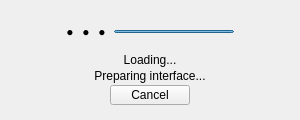
<?xml version="1.0" encoding="UTF-8"?>
<ui version="4.0">
 <class>LoadingWidget</class>
 <widget class="QWidget" name="LoadingWidget">
  <property name="geometry">
   <rect>
    <x>0</x>
    <y>0</y>
    <width>300</width>
    <height>120</height>
   </rect>
  </property>
  <property name="minimumSize">
   <size>
    <width>280</width>
    <height>100</height>
   </size>
  </property>
  <property name="maximumSize">
   <size>
    <width>400</width>
    <height>150</height>
   </size>
  </property>
  <property name="objectName">
   <string>loading-widget</string>
  </property>
  <layout class="QVBoxLayout" name="loading_layout">
   <property name="spacing">
    <number>12</number>
   </property>
   <property name="leftMargin">
    <number>24</number>
   </property>
   <property name="topMargin">
    <number>20</number>
   </property>
   <property name="rightMargin">
    <number>24</number>
   </property>
   <property name="bottomMargin">
    <number>20</number>
   </property>
   <item>
    <spacer name="top_spacer">
     <property name="orientation">
      <enum>Qt::Vertical</enum>
     </property>
     <property name="sizeHint" stdset="0">
      <size>
       <width>20</width>
       <height>8</height>
      </size>
     </property>
    </spacer>
   </item>
   <item>
    <!-- Compact Spinner Container -->
    <widget class="QWidget" name="spinner_container">
     <property name="objectName">
      <string>spinner-container</string>
     </property>
     <property name="minimumSize">
      <size>
       <width>0</width>
       <height>24</height>
      </size>
     </property>
     <property name="maximumSize">
      <size>
       <width>16777215</width>
       <height>24</height>
      </size>
     </property>
     <layout class="QHBoxLayout" name="spinner_layout">
      <property name="spacing">
       <number>8</number>
      </property>
      <property name="leftMargin">
       <number>0</number>
      </property>
      <property name="topMargin">
       <number>0</number>
      </property>
      <property name="rightMargin">
       <number>0</number>
      </property>
      <property name="bottomMargin">
       <number>0</number>
      </property>
      <item>
       <spacer name="spinner_left_spacer">
        <property name="orientation">
         <enum>Qt::Horizontal</enum>
        </property>
        <property name="sizeHint" stdset="0">
         <size>
          <width>40</width>
          <height>20</height>
         </size>
        </property>
       </spacer>
      </item>
      <!-- Dots Spinner (VS Code style) -->
      <item>
       <widget class="QLabel" name="spinner_dot_1">
        <property name="text">
         <string>●</string>
        </property>
        <property name="objectName">
         <string>spinner-dot-1</string>
        </property>
        <property name="minimumSize">
         <size>
          <width>8</width>
          <height>8</height>
         </size>
        </property>
        <property name="maximumSize">
         <size>
          <width>8</width>
          <height>8</height>
         </size>
        </property>
        <property name="alignment">
         <set>Qt::AlignCenter</set>
        </property>
       </widget>
      </item>
      <item>
       <widget class="QLabel" name="spinner_dot_2">
        <property name="text">
         <string>●</string>
        </property>
        <property name="objectName">
         <string>spinner-dot-2</string>
        </property>
        <property name="minimumSize">
         <size>
          <width>8</width>
          <height>8</height>
         </size>
        </property>
        <property name="maximumSize">
         <size>
          <width>8</width>
          <height>8</height>
         </size>
        </property>
        <property name="alignment">
         <set>Qt::AlignCenter</set>
        </property>
       </widget>
      </item>
      <item>
       <widget class="QLabel" name="spinner_dot_3">
        <property name="text">
         <string>●</string>
        </property>
        <property name="objectName">
         <string>spinner-dot-3</string>
        </property>
        <property name="minimumSize">
         <size>
          <width>8</width>
          <height>8</height>
         </size>
        </property>
        <property name="maximumSize">
         <size>
          <width>8</width>
          <height>8</height>
         </size>
        </property>
        <property name="alignment">
         <set>Qt::AlignCenter</set>
        </property>
       </widget>
      </item>
      <!-- Progress Bar (Hidden by default, can replace dots) -->
      <item>
       <widget class="QProgressBar" name="loading_progress">
        <property name="minimumSize">
         <size>
          <width>120</width>
          <height>3</height>
         </size>
        </property>
        <property name="maximumSize">
         <size>
          <width>160</width>
          <height>3</height>
         </size>
        </property>
        <property name="minimum">
         <number>0</number>
        </property>
        <property name="maximum">
         <number>0</number>
        </property>
        <property name="objectName">
         <string>loading_progress</string>
        </property>
        <property name="textVisible">
         <bool>false</bool>
        </property>
        <property name="visible">
         <bool>false</bool>
        </property>
       </widget>
      </item>
      <item>
       <spacer name="spinner_right_spacer">
        <property name="orientation">
         <enum>Qt::Horizontal</enum>
        </property>
        <property name="sizeHint" stdset="0">
         <size>
          <width>40</width>
          <height>20</height>
         </size>
        </property>
       </spacer>
      </item>
     </layout>
    </widget>
   </item>
   <item>
    <!-- Compact Loading Text -->
    <widget class="QWidget" name="text_container">
     <property name="objectName">
      <string>text-container</string>
     </property>
     <property name="minimumSize">
      <size>
       <width>0</width>
       <height>32</height>
      </size>
     </property>
     <property name="maximumSize">
      <size>
       <width>16777215</width>
       <height>40</height>
      </size>
     </property>
     <layout class="QVBoxLayout" name="text_layout">
      <property name="spacing">
       <number>4</number>
      </property>
      <property name="leftMargin">
       <number>0</number>
      </property>
      <property name="topMargin">
       <number>0</number>
      </property>
      <property name="rightMargin">
       <number>0</number>
      </property>
      <property name="bottomMargin">
       <number>0</number>
      </property>
      <item>
       <widget class="QLabel" name="loading_title">
        <property name="text">
         <string>Loading...</string>
        </property>
        <property name="objectName">
         <string>loading_title</string>
        </property>
        <property name="alignment">
         <set>Qt::AlignCenter</set>
        </property>
        <property name="minimumSize">
         <size>
          <width>0</width>
          <height>18</height>
         </size>
        </property>
       </widget>
      </item>
      <item>
       <widget class="QLabel" name="loading_message">
        <property name="text">
         <string>Preparing interface...</string>
        </property>
        <property name="objectName">
         <string>loading_message</string>
        </property>
        <property name="alignment">
         <set>Qt::AlignCenter</set>
        </property>
        <property name="wordWrap">
         <bool>true</bool>
        </property>
        <property name="minimumSize">
         <size>
          <width>0</width>
          <height>14</height>
         </size>
        </property>
       </widget>
      </item>
     </layout>
    </widget>
   </item>
   <item>
    <!-- Minimal Cancel Action -->
    <widget class="QWidget" name="action_container">
     <property name="objectName">
      <string>action-container</string>
     </property>
     <property name="minimumSize">
      <size>
       <width>0</width>
       <height>24</height>
      </size>
     </property>
     <property name="maximumSize">
      <size>
       <width>16777215</width>
       <height>28</height>
      </size>
     </property>
     <layout class="QHBoxLayout" name="action_layout">
      <property name="spacing">
       <number>0</number>
      </property>
      <property name="leftMargin">
       <number>0</number>
      </property>
      <property name="topMargin">
       <number>4</number>
      </property>
      <property name="rightMargin">
       <number>0</number>
      </property>
      <property name="bottomMargin">
       <number>0</number>
      </property>
      <item>
       <spacer name="action_left_spacer">
        <property name="orientation">
         <enum>Qt::Horizontal</enum>
        </property>
        <property name="sizeHint" stdset="0">
         <size>
          <width>40</width>
          <height>20</height>
         </size>
        </property>
       </spacer>
      </item>
      <item>
       <widget class="QPushButton" name="btn_cancel">
        <property name="text">
         <string>Cancel</string>
        </property>
        <property name="objectName">
         <string>btn_cancel</string>
        </property>
        <property name="minimumSize">
         <size>
          <width>60</width>
          <height>20</height>
         </size>
        </property>
        <property name="maximumSize">
         <size>
          <width>80</width>
          <height>24</height>
         </size>
        </property>
        <property name="visible">
         <bool>false</bool>
        </property>
       </widget>
      </item>
      <item>
       <spacer name="action_right_spacer">
        <property name="orientation">
         <enum>Qt::Horizontal</enum>
        </property>
        <property name="sizeHint" stdset="0">
         <size>
          <width>40</width>
          <height>20</height>
         </size>
        </property>
       </spacer>
      </item>
     </layout>
    </widget>
   </item>
   <item>
    <spacer name="bottom_spacer">
     <property name="orientation">
      <enum>Qt::Vertical</enum>
     </property>
     <property name="sizeHint" stdset="0">
      <size>
       <width>20</width>
       <height>8</height>
      </size>
     </property>
    </spacer>
   </item>
  </layout>
 </widget>
 <resources/>
 <connections/>
</ui>
